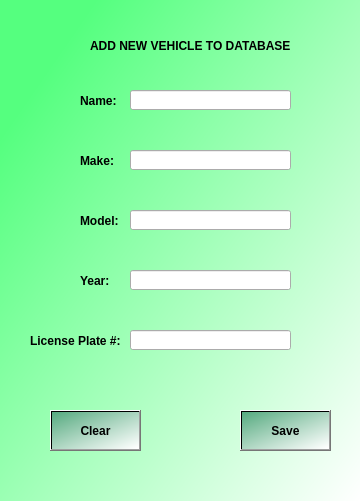
<?xml version="1.0" encoding="UTF-8"?>
<ui version="4.0">
 <class>Form</class>
 <widget class="QWidget" name="Form">
  <property name="geometry">
   <rect>
    <x>0</x>
    <y>0</y>
    <width>360</width>
    <height>501</height>
   </rect>
  </property>
  <property name="windowTitle">
   <string>Form</string>
  </property>
  <property name="styleSheet">
   <string notr="true">QWidget#Form{
background-color: qlineargradient(spread:pad, x1:0.119318, y1:0.153, x2:1, y2:1, stop:0 rgba(85, 255, 127, 255), stop:1 rgba(255, 255, 255, 255));}

QPushButton{
background-color: qlineargradient(spread:pad, x1:0, y1:0, x2:0.966, y2:1, stop:0 rgba(85, 170, 127, 255), stop:1 rgba(255, 255, 255, 255));}
</string>
  </property>
  <widget class="QLabel" name="label">
   <property name="geometry">
    <rect>
     <x>80</x>
     <y>80</y>
     <width>51</width>
     <height>41</height>
    </rect>
   </property>
   <property name="font">
    <font>
     <weight>75</weight>
     <bold>true</bold>
    </font>
   </property>
   <property name="text">
    <string>Name:</string>
   </property>
  </widget>
  <widget class="QLineEdit" name="lineEdit_3">
   <property name="geometry">
    <rect>
     <x>130</x>
     <y>210</y>
     <width>161</width>
     <height>20</height>
    </rect>
   </property>
  </widget>
  <widget class="QLabel" name="label_2">
   <property name="geometry">
    <rect>
     <x>80</x>
     <y>140</y>
     <width>51</width>
     <height>41</height>
    </rect>
   </property>
   <property name="font">
    <font>
     <weight>75</weight>
     <bold>true</bold>
    </font>
   </property>
   <property name="text">
    <string>Make:</string>
   </property>
  </widget>
  <widget class="QPushButton" name="pushButton_2">
   <property name="geometry">
    <rect>
     <x>240</x>
     <y>410</y>
     <width>91</width>
     <height>41</height>
    </rect>
   </property>
   <property name="font">
    <font>
     <weight>75</weight>
     <bold>true</bold>
    </font>
   </property>
   <property name="text">
    <string>Save</string>
   </property>
  </widget>
  <widget class="QLabel" name="label_5">
   <property name="geometry">
    <rect>
     <x>30</x>
     <y>320</y>
     <width>91</width>
     <height>41</height>
    </rect>
   </property>
   <property name="font">
    <font>
     <weight>75</weight>
     <bold>true</bold>
    </font>
   </property>
   <property name="text">
    <string>License Plate #:</string>
   </property>
  </widget>
  <widget class="QLabel" name="label_3">
   <property name="geometry">
    <rect>
     <x>80</x>
     <y>200</y>
     <width>51</width>
     <height>41</height>
    </rect>
   </property>
   <property name="font">
    <font>
     <weight>75</weight>
     <bold>true</bold>
    </font>
   </property>
   <property name="text">
    <string>Model:</string>
   </property>
  </widget>
  <widget class="QLabel" name="label_6">
   <property name="geometry">
    <rect>
     <x>90</x>
     <y>30</y>
     <width>211</width>
     <height>31</height>
    </rect>
   </property>
   <property name="font">
    <font>
     <weight>75</weight>
     <bold>true</bold>
    </font>
   </property>
   <property name="styleSheet">
    <string notr="true"/>
   </property>
   <property name="text">
    <string>ADD NEW VEHICLE TO DATABASE</string>
   </property>
  </widget>
  <widget class="QPushButton" name="pushButton">
   <property name="geometry">
    <rect>
     <x>50</x>
     <y>410</y>
     <width>91</width>
     <height>41</height>
    </rect>
   </property>
   <property name="font">
    <font>
     <weight>75</weight>
     <bold>true</bold>
    </font>
   </property>
   <property name="text">
    <string>Clear</string>
   </property>
  </widget>
  <widget class="QLineEdit" name="lineEdit_4">
   <property name="geometry">
    <rect>
     <x>130</x>
     <y>270</y>
     <width>161</width>
     <height>20</height>
    </rect>
   </property>
  </widget>
  <widget class="QLabel" name="label_4">
   <property name="geometry">
    <rect>
     <x>80</x>
     <y>260</y>
     <width>51</width>
     <height>41</height>
    </rect>
   </property>
   <property name="font">
    <font>
     <weight>75</weight>
     <bold>true</bold>
    </font>
   </property>
   <property name="text">
    <string>Year:</string>
   </property>
  </widget>
  <widget class="QLineEdit" name="lineEdit_5">
   <property name="geometry">
    <rect>
     <x>130</x>
     <y>330</y>
     <width>161</width>
     <height>20</height>
    </rect>
   </property>
  </widget>
  <widget class="QLineEdit" name="lineEdit">
   <property name="geometry">
    <rect>
     <x>130</x>
     <y>90</y>
     <width>161</width>
     <height>20</height>
    </rect>
   </property>
  </widget>
  <widget class="QLineEdit" name="lineEdit_2">
   <property name="geometry">
    <rect>
     <x>130</x>
     <y>150</y>
     <width>161</width>
     <height>20</height>
    </rect>
   </property>
  </widget>
 </widget>
 <resources/>
 <connections/>
</ui>
